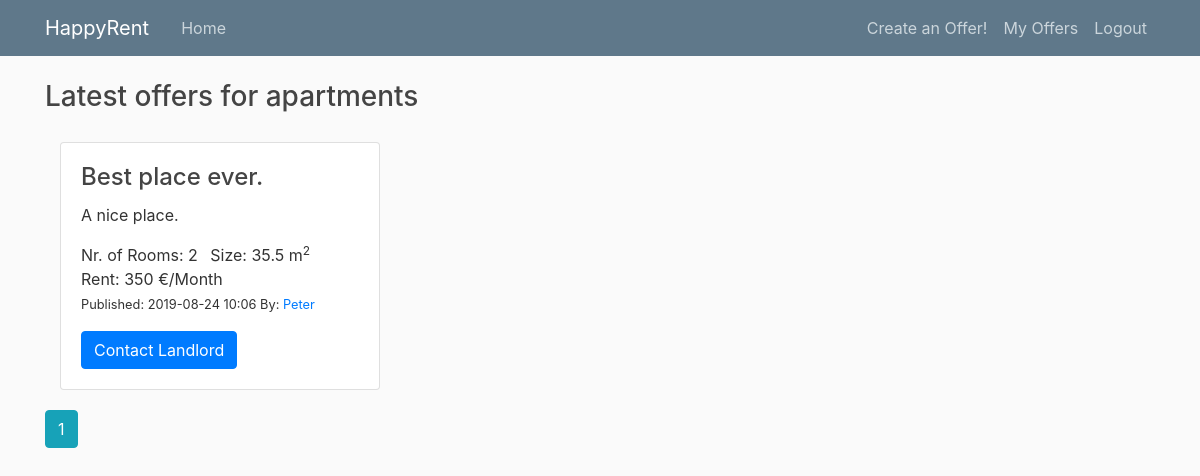
Screenshot of /apartments (signed in) with the database file from the repository.
### property_project/db_models.py (models this page shows, shortened)
class PropertyItem(db.Model):
    __tablename__ = 'property_item'
    id = db.Column(db.Integer, primary_key=True)
    title = db.Column(db.String(100), nullable=False,
                      default="Best place ever.")
    date_posted = db.Column(db.DateTime, nullable=False,
                            default=datetime.datetime.utcnow)
    description = db.Column(db.String(250), default="A nice place.")
    rent = db.Column(db.Integer)  # (db.Numeric(6,2))
    rooms = db.Column(db.Integer, default=1)  # default=set_default_rooms
    size = db.Column(db.Integer)  # (db.Numeric(6,1))
    property_id = db.Column(db.Integer, ForeignKey('property_type.id'))
    property_type = db.relationship('PropertyType')
    user_id = db.Column(db.Integer, db.ForeignKey('user.id'), nullable=False)

class User(db.Model, UserMixin):
    __tablename__ = 'user'
    id = db.Column(db.Integer, primary_key=True)
    username = db.Column(db.String(20), unique=True, nullable=False)
    properties = db.relationship('PropertyItem', backref='author', lazy=True)

### property_project/routes.py (the view)
@app.route("/apartments")
def show_apartments():
    page = request.args.get('page', 1, type=int)  # starting page
    apartments = PropertyItem.query\
        .join(PropertyItem.property_type, aliased=True)\
        .filter_by(type='apartment')\
        .order_by(PropertyItem.date_posted.desc())\
        .paginate(page=page, per_page=2)
    return render_template('apartments.html', apartments=apartments)

### property_project/routes.py (called while the page is built)
@login_manager.user_loader
def load_user(user_id):
    return User.query.get(int(user_id))

### property_project/templates/apartments.html
{% extends "layout.html" %}
{% block content %}
<h3>Latest offers for apartments</h3>
<div class="gap-20"></div>
<div class="card-deck-wrapper">
    <div class="card-deck">
        <div class="col-md-6">
            {% for apartment in apartments.items %}
            <div class="card">
                <div class="card-body">
                    <h4 class="card-title">{{ apartment.title }}</h4>
                    <p class="card-text">{{ apartment.description }}</p>
                    <ul class="list-inline">
                        <li class="list-inline-item">Nr. of Rooms: {{ apartment.rooms }} </li>
                        <li class="list-inline-item">Size: {{ apartment.size }} m<sup>2</sup></li>
                        <li class="list-inline-item">Rent: {{ apartment.rent }} €/Month</li>
                        <small>
                            <li class="list-inline-item">Published: {{ apartment.date_posted.strftime('%Y-%m-%d %H:%M') }} </li>
                        </small>
                        <small>
                            <li class="list-inline-item">By:
                                <a class="mr-2" href="{{ url_for('user_items', username=apartment.author.username) }}">
                                    {{ apartment.author.username }}
                                </a>
                            </li>
                        </small>
                    </ul>
                    <a href="#" class="btn btn-primary stretched-link">Contact Landlord</a>
                </div>
            </div>
            <div class="gap-20"></div>
            {% endfor %}
            {% for page_num in apartments.iter_pages(left_edge=1, right_edge=1, left_current=1, right_current=2) %}
                {% if page_num %}
                    {% if apartments.page == page_num %}
                        <a class="btn btn-info mb-4" href="{{ url_for('show_apartments', page=page_num) }}">{{ page_num }}</a>
                    {% else %}
                        <a class="btn btn-outline-info mb-4" href="{{ url_for('show_apartments', page=page_num) }}">{{ page_num }}</a>
                    {% endif %}
                {% else %}
                ...
                {% endif %}
            {% endfor %}
        </div>
    </div>
</div>
{% endblock content %}

### property_project/static/main.css (style rules this page uses)
body { background: #fafafa; color: #333333; margin-top: 5rem; }
h1, h2, h3, h4, h5, h6 { color: #444444; }
.gap-20 { width:100%; height:20px; }

### rows the page displays
PropertyItem: title "Best place ever.", description "A nice place.", rooms "2", size "35.5", rent "350", date_posted "2019-08-24 10:06", author.username "Peter"

### other values shown
{{ page_num }} "1"
